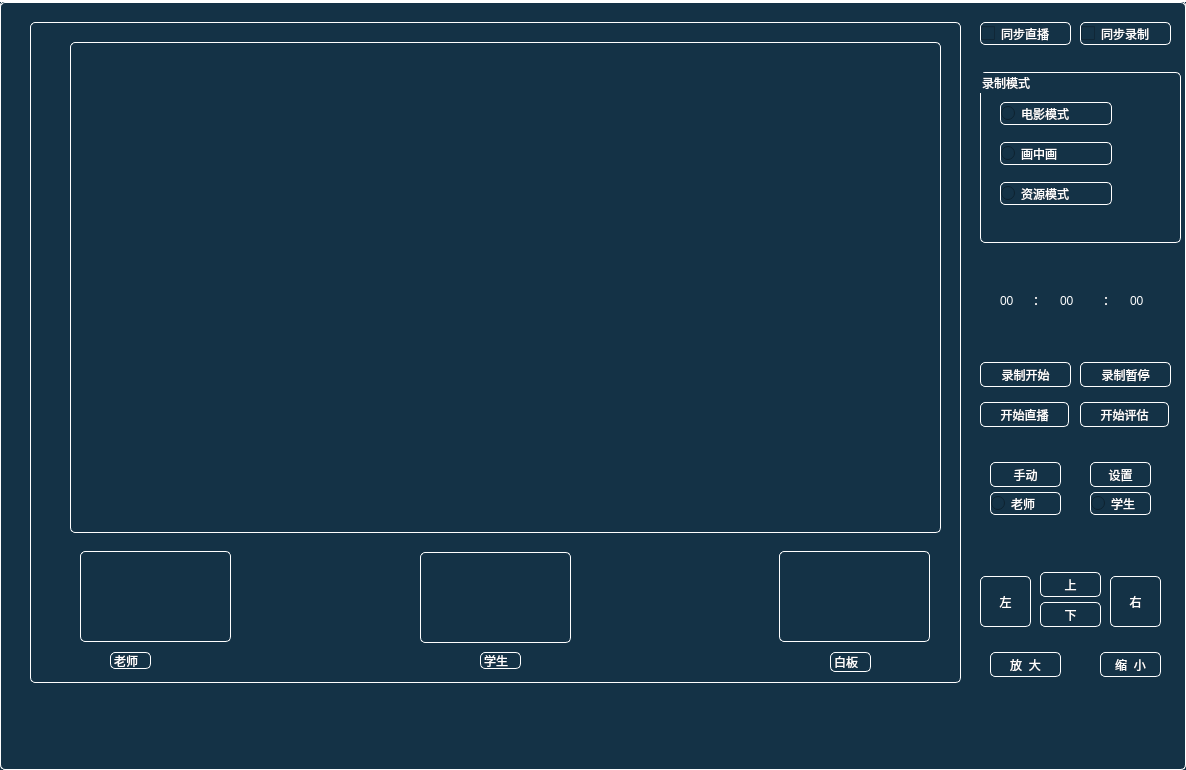
<?xml version="1.0" encoding="UTF-8"?>
<ui version="4.0">
 <class>RecordMainWindow</class>
 <widget class="QMainWindow" name="RecordMainWindow">
  <property name="geometry">
   <rect>
    <x>0</x>
    <y>0</y>
    <width>1186</width>
    <height>770</height>
   </rect>
  </property>
  <property name="windowTitle">
   <string>高清录播直播系统</string>
  </property>
  <property name="styleSheet">
   <string notr="true">QWidget, QLabel{
                        color:white;
                        border: 1px solid white;
                        padding:0;
                        border-radius:5px;
							background-color:rgb(20,50,70);
                      /**  background-color:rgba(250,170,0,150);**/
  }

/*TabWidget*/
QTabWidget{
/*给tabwidget设置etAttribute(Qt::WA_StyledBackground)*/
border: 1px solid white;
background-color:rgb(20,50,70);
}
QTabWidget::tab-bar{
alignment:left;
left:1px;
}
QTabWidget::pane { 
/*background-color:rgb(20,50,70);*/
border:1px solid white;
} 
QTabBar{
/*只有有按钮的地方才是tabbar，空白处是tabwidget的*/
background-color:white;
}
QTabBar::tab{/*页签*/
min-height:28px;
padding:0 10px;
border:0;
margin:1px 1px 0 0;
background-color:rgb(20,50,70);
}
QTabBar::tab:first{
margin-left:1px;
}
QTabBar::tab:hover{
color:cyan;
}
QTabBar::tab:selected{
background-color: rgb(20, 100, 150);
}
QTabBar::tab:selected:hover{
}

QTabBar::tear{
}
QTabBar::scroller{
}
QMenu {
     background-color: rgb(20,50,70); /* sets background of the menu 设置整个菜单区域的背景色，我用的是白色：white*/
     border: 1px solid white;/*整个菜单区域的边框粗细、样式、颜色*/
 }
  
 QMenu::item {
     /* sets background of menu item. set this to something non-transparent
         if you want menu color and menu item color to be different */
     background-color: transparent;
     padding:8px 32px;/*设置菜单项文字上下和左右的内边距，效果就是菜单中的条目左右上下有了间隔*/
     margin:0px 8px;/*设置菜单项的外边距*/
     border-bottom:1px solid #DBDBDB;/*为菜单项之间添加横线间隔*/
 }
  
 QMenu::item:selected { /* when user selects item using mouse or keyboard */
     background-color: #2dabf9;/*这一句是设置菜单项鼠标经过选中的样式*/
 }</string>
  </property>
  <widget class="QWidget" name="centralwidget">
   <widget class="QGroupBox" name="groupBox">
    <property name="geometry">
     <rect>
      <x>980</x>
      <y>70</y>
      <width>201</width>
      <height>171</height>
     </rect>
    </property>
    <property name="title">
     <string>录制模式</string>
    </property>
    <widget class="QRadioButton" name="m_r_model1">
     <property name="geometry">
      <rect>
       <x>20</x>
       <y>30</y>
       <width>112</width>
       <height>23</height>
      </rect>
     </property>
     <property name="text">
      <string>电影模式</string>
     </property>
    </widget>
    <widget class="QRadioButton" name="m_r_model2">
     <property name="geometry">
      <rect>
       <x>20</x>
       <y>70</y>
       <width>112</width>
       <height>23</height>
      </rect>
     </property>
     <property name="text">
      <string>画中画</string>
     </property>
    </widget>
    <widget class="QRadioButton" name="m_r_model3">
     <property name="geometry">
      <rect>
       <x>20</x>
       <y>110</y>
       <width>112</width>
       <height>23</height>
      </rect>
     </property>
     <property name="text">
      <string>资源模式</string>
     </property>
    </widget>
   </widget>
   <widget class="QPushButton" name="m_b_rec">
    <property name="geometry">
     <rect>
      <x>980</x>
      <y>360</y>
      <width>91</width>
      <height>25</height>
     </rect>
    </property>
    <property name="text">
     <string>录制开始</string>
    </property>
   </widget>
   <widget class="QPushButton" name="m_b_pause">
    <property name="geometry">
     <rect>
      <x>1080</x>
      <y>360</y>
      <width>91</width>
      <height>25</height>
     </rect>
    </property>
    <property name="text">
     <string>录制暂停</string>
    </property>
   </widget>
   <widget class="QFrame" name="frame">
    <property name="geometry">
     <rect>
      <x>30</x>
      <y>20</y>
      <width>931</width>
      <height>661</height>
     </rect>
    </property>
    <property name="frameShape">
     <enum>QFrame::StyledPanel</enum>
    </property>
    <property name="frameShadow">
     <enum>QFrame::Raised</enum>
    </property>
    <widget class="QFrame" name="vdMain">
     <property name="geometry">
      <rect>
       <x>40</x>
       <y>20</y>
       <width>871</width>
       <height>491</height>
      </rect>
     </property>
     <property name="frameShape">
      <enum>QFrame::StyledPanel</enum>
     </property>
     <property name="frameShadow">
      <enum>QFrame::Raised</enum>
     </property>
    </widget>
    <widget class="QFrame" name="vd1">
     <property name="geometry">
      <rect>
       <x>50</x>
       <y>529</y>
       <width>151</width>
       <height>91</height>
      </rect>
     </property>
     <property name="frameShape">
      <enum>QFrame::StyledPanel</enum>
     </property>
     <property name="frameShadow">
      <enum>QFrame::Raised</enum>
     </property>
    </widget>
    <widget class="QFrame" name="vd2">
     <property name="geometry">
      <rect>
       <x>390</x>
       <y>530</y>
       <width>151</width>
       <height>91</height>
      </rect>
     </property>
     <property name="frameShape">
      <enum>QFrame::StyledPanel</enum>
     </property>
     <property name="frameShadow">
      <enum>QFrame::Raised</enum>
     </property>
    </widget>
    <widget class="QFrame" name="vd3">
     <property name="geometry">
      <rect>
       <x>749</x>
       <y>529</y>
       <width>151</width>
       <height>91</height>
      </rect>
     </property>
     <property name="frameShape">
      <enum>QFrame::StyledPanel</enum>
     </property>
     <property name="frameShadow">
      <enum>QFrame::Raised</enum>
     </property>
    </widget>
    <widget class="QLabel" name="label">
     <property name="geometry">
      <rect>
       <x>80</x>
       <y>630</y>
       <width>41</width>
       <height>17</height>
      </rect>
     </property>
     <property name="text">
      <string>老师</string>
     </property>
    </widget>
    <widget class="QLabel" name="label_2">
     <property name="geometry">
      <rect>
       <x>450</x>
       <y>630</y>
       <width>41</width>
       <height>17</height>
      </rect>
     </property>
     <property name="text">
      <string>学生</string>
     </property>
    </widget>
    <widget class="QLabel" name="label_3">
     <property name="geometry">
      <rect>
       <x>800</x>
       <y>630</y>
       <width>41</width>
       <height>20</height>
      </rect>
     </property>
     <property name="text">
      <string>白板</string>
     </property>
    </widget>
   </widget>
   <widget class="QCheckBox" name="m_zb">
    <property name="geometry">
     <rect>
      <x>980</x>
      <y>20</y>
      <width>91</width>
      <height>23</height>
     </rect>
    </property>
    <property name="text">
     <string>同步直播</string>
    </property>
   </widget>
   <widget class="QCheckBox" name="m_res">
    <property name="geometry">
     <rect>
      <x>1080</x>
      <y>20</y>
      <width>91</width>
      <height>23</height>
     </rect>
    </property>
    <property name="text">
     <string>同步录制</string>
    </property>
   </widget>
   <widget class="QPushButton" name="pushButton">
    <property name="geometry">
     <rect>
      <x>1090</x>
      <y>460</y>
      <width>61</width>
      <height>25</height>
     </rect>
    </property>
    <property name="text">
     <string>设置</string>
    </property>
   </widget>
   <widget class="QLabel" name="m_hh">
    <property name="geometry">
     <rect>
      <x>1000</x>
      <y>290</y>
      <width>21</width>
      <height>17</height>
     </rect>
    </property>
    <property name="layoutDirection">
     <enum>Qt::LeftToRight</enum>
    </property>
    <property name="styleSheet">
     <string notr="true">border:0px;</string>
    </property>
    <property name="text">
     <string>00</string>
    </property>
   </widget>
   <widget class="QLabel" name="label_5">
    <property name="geometry">
     <rect>
      <x>1030</x>
      <y>290</y>
      <width>21</width>
      <height>17</height>
     </rect>
    </property>
    <property name="styleSheet">
     <string notr="true">border:0px;</string>
    </property>
    <property name="text">
     <string>：</string>
    </property>
   </widget>
   <widget class="QLabel" name="m_min">
    <property name="geometry">
     <rect>
      <x>1060</x>
      <y>290</y>
      <width>21</width>
      <height>17</height>
     </rect>
    </property>
    <property name="styleSheet">
     <string notr="true">border:0px;</string>
    </property>
    <property name="text">
     <string>00</string>
    </property>
   </widget>
   <widget class="QLabel" name="label_7">
    <property name="geometry">
     <rect>
      <x>1100</x>
      <y>290</y>
      <width>21</width>
      <height>17</height>
     </rect>
    </property>
    <property name="styleSheet">
     <string notr="true">border:0px;</string>
    </property>
    <property name="text">
     <string>：</string>
    </property>
   </widget>
   <widget class="QLabel" name="m_sec">
    <property name="geometry">
     <rect>
      <x>1130</x>
      <y>290</y>
      <width>21</width>
      <height>17</height>
     </rect>
    </property>
    <property name="styleSheet">
     <string notr="true">border:0px;</string>
    </property>
    <property name="text">
     <string>00</string>
    </property>
   </widget>
   <widget class="QPushButton" name="m_b_zb">
    <property name="geometry">
     <rect>
      <x>980</x>
      <y>400</y>
      <width>89</width>
      <height>25</height>
     </rect>
    </property>
    <property name="text">
     <string>开始直播</string>
    </property>
   </widget>
   <widget class="QPushButton" name="m_b_pg">
    <property name="geometry">
     <rect>
      <x>1080</x>
      <y>400</y>
      <width>89</width>
      <height>25</height>
     </rect>
    </property>
    <property name="text">
     <string>开始评估</string>
    </property>
   </widget>
   <widget class="QPushButton" name="m_b_autonav">
    <property name="geometry">
     <rect>
      <x>990</x>
      <y>460</y>
      <width>71</width>
      <height>25</height>
     </rect>
    </property>
    <property name="text">
     <string>手动</string>
    </property>
   </widget>
   <widget class="QRadioButton" name="m_r_teacher">
    <property name="geometry">
     <rect>
      <x>990</x>
      <y>490</y>
      <width>71</width>
      <height>23</height>
     </rect>
    </property>
    <property name="text">
     <string>老师</string>
    </property>
   </widget>
   <widget class="QRadioButton" name="m_r_student">
    <property name="geometry">
     <rect>
      <x>1090</x>
      <y>490</y>
      <width>61</width>
      <height>23</height>
     </rect>
    </property>
    <property name="text">
     <string>学生</string>
    </property>
   </widget>
   <widget class="QPushButton" name="m_b_up">
    <property name="geometry">
     <rect>
      <x>1040</x>
      <y>570</y>
      <width>61</width>
      <height>25</height>
     </rect>
    </property>
    <property name="text">
     <string>上</string>
    </property>
   </widget>
   <widget class="QPushButton" name="m_b_left">
    <property name="geometry">
     <rect>
      <x>980</x>
      <y>574</y>
      <width>51</width>
      <height>51</height>
     </rect>
    </property>
    <property name="text">
     <string>左</string>
    </property>
   </widget>
   <widget class="QPushButton" name="m_b_down">
    <property name="geometry">
     <rect>
      <x>1040</x>
      <y>600</y>
      <width>61</width>
      <height>25</height>
     </rect>
    </property>
    <property name="text">
     <string>下</string>
    </property>
   </widget>
   <widget class="QPushButton" name="m_b_right">
    <property name="geometry">
     <rect>
      <x>1110</x>
      <y>574</y>
      <width>51</width>
      <height>51</height>
     </rect>
    </property>
    <property name="text">
     <string>右</string>
    </property>
   </widget>
   <widget class="QPushButton" name="m_b_zoomIn">
    <property name="geometry">
     <rect>
      <x>990</x>
      <y>650</y>
      <width>71</width>
      <height>25</height>
     </rect>
    </property>
    <property name="text">
     <string>放  大</string>
    </property>
   </widget>
   <widget class="QPushButton" name="m_b_zoomOut">
    <property name="geometry">
     <rect>
      <x>1100</x>
      <y>650</y>
      <width>61</width>
      <height>25</height>
     </rect>
    </property>
    <property name="text">
     <string>缩  小</string>
    </property>
   </widget>
  </widget>
  <widget class="QMenuBar" name="menubar">
   <property name="geometry">
    <rect>
     <x>0</x>
     <y>0</y>
     <width>1186</width>
     <height>34</height>
    </rect>
   </property>
  </widget>
 </widget>
 <resources/>
 <connections/>
</ui>
